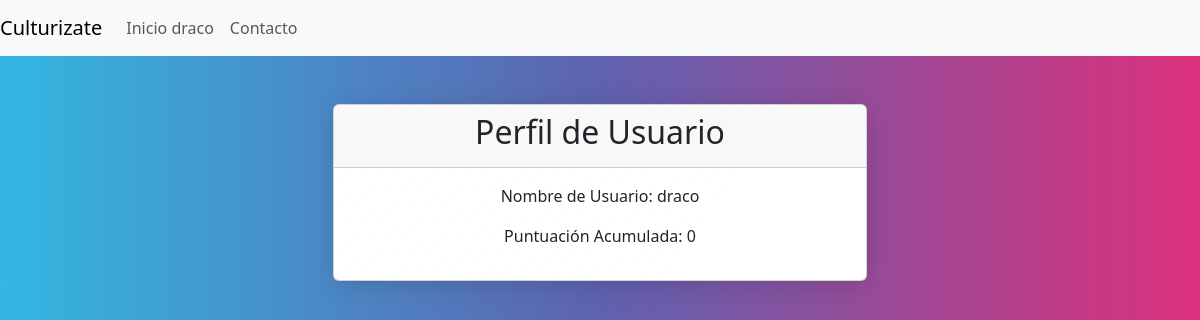
The page /perfil/ (signed in) on the database its author committed.
### culturizateApp/models.py (models this page shows)
class UserProfile(AbstractUser):
    name = models.CharField(max_length=255)
    surname=models.CharField(max_length=200)
    email = models.EmailField()
    score = models.IntegerField(default=0)
    attempts = models.IntegerField(default=0)
    informatica_score=models.IntegerField(default=0)
    ciencia_score=models.IntegerField(default=0)
    historia_score=models.IntegerField(default=0)
    geopolitica_score=models.IntegerField(default=0)
    curiosidades_score=models.IntegerField(default=0)
    espiritualidad_score=models.IntegerField(default=0)
    historia_score=models.IntegerField(default=0)
    sociedad_score=models.IntegerField(default=0)

### culturizateApp/views.py (the view)
# urls.py: path("perfil/",views.perfil,name='perfil'),
def perfil(request):
    return render(request,'perfil.html')

### culturizateApp/templates/perfil.html
{% extends 'base.html' %}
{% block content %}
  <div class="container mt-5">
    <div class="row justify-content-center">
      <div class="col-md-6">
        <div class="card">
          <div class="card-header">
            <h2 class="text-center">Perfil de Usuario</h2>
          </div>
          <div class="card-body text-center">
            <p>Nombre de Usuario: {{ user.username }}</p>
            <p>Puntuación Acumulada: {{ user.score }}</p>
        </div>
    </div>
</div>
</div>
</div>
{% endblock%}

### culturizateApp/templates/base.html (shortened to what this page needs)
{% load static %}
{% load crispy_forms_tags %}
<!DOCTYPE html>
<html lang="en">
  <head>
    <link rel="stylesheet" href="https://bootswatch.com/5/quartz/bootstrap.min.css">
    <link href="https://cdn.jsdelivr.net/npm/bootstrap@5.3.0-alpha1/dist/css/bootstrap.min.css" rel="stylesheet">
  </head>
  <body>
    <nav class="navbar navbar-expand-lg navbar-light bg-light">
      <a class="navbar-brand" href="#">Culturizate</a>
      <div class="collapse navbar-collapse" id="navbarNav">
        <ul class="navbar-nav">
          <li class="nav-item active">
            <a class="nav-link" href="#">Inicio <span class="sr-only">{{ user }}</span></a>
          </li>
          <li class="nav-item">
            <a class="nav-link" href="#">Contacto</a>
          </li>
        </ul>
      </div>
    </nav>
    <div class="container">
      {% block content %}
      {% endblock %}
    </div>
  </body>
</html>

### rows shown on the page
UserProfile: is_active+password+username "draco", username "draco", score "0"
